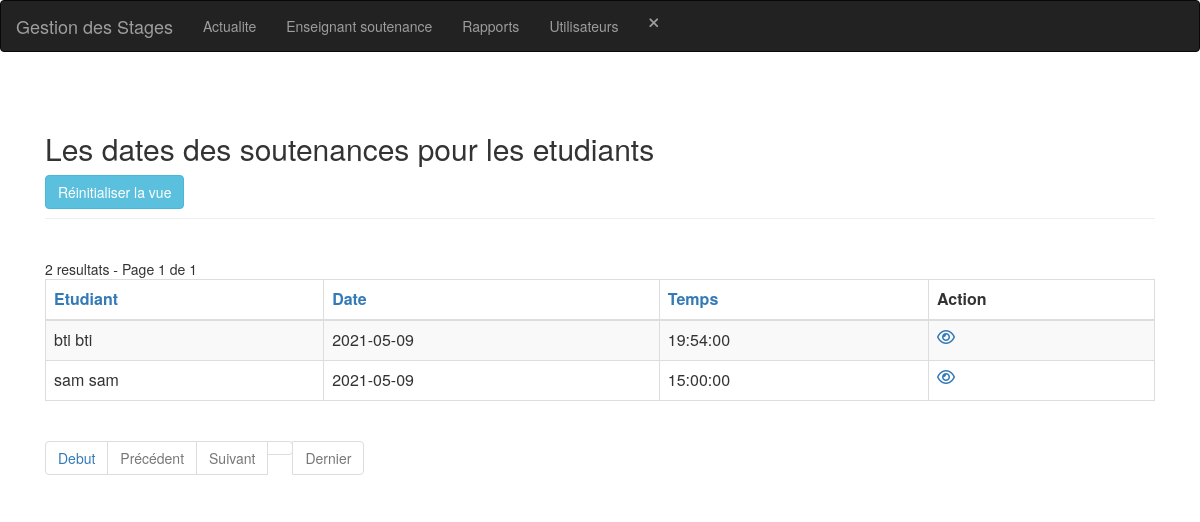
Screenshot of /etudiant_soutenance-index.php (signed in) with the database file from the repository.
### tables this page shows
CREATE TABLE IF NOT EXISTS `etudiant_soutenance` (
  `id` int(11) NOT NULL AUTO_INCREMENT,
  `id_etudiant` int(11) NOT NULL,
  `date` date NOT NULL,
  `temps` time NOT NULL,
  PRIMARY KEY (`id`),
  KEY `etudiant_soutenance_ibfk_1` (`id_etudiant`)
);

CREATE TABLE IF NOT EXISTS `utilisateur` (
  `id` int(11) NOT NULL AUTO_INCREMENT,
  `nom` varchar(30) NOT NULL,
  `prenom` varchar(30) NOT NULL,
  `tel` int(30) NOT NULL,
  `email` varchar(50) NOT NULL,
  `adresse` varchar(50) NOT NULL,
  `cin` varchar(10) NOT NULL,
  `login` varchar(30) NOT NULL,
  `pwd` varchar(30) NOT NULL,
  `approuver` int(11) NOT NULL,
  `type` int(11) NOT NULL,
  PRIMARY KEY (`id`),
  UNIQUE KEY `login` (`login`)
);

### config.php (called while the page is built, shortened)
<?php
$no_of_records_per_page = 8;

### function.php (called while the page is built, shortened)
<?php
function getEtudiantName($link, $id)
{
    $nom = '';
    $sql = "SELECT nom,prenom FROM utilisateur WHERE id = $id";
    if ($stmt = mysqli_prepare($link, $sql)) {
        if (mysqli_stmt_execute($stmt)) {
            $result = mysqli_stmt_get_result($stmt);
            if (mysqli_num_rows($result) == 1) {
                $row = mysqli_fetch_array($result, MYSQLI_ASSOC);
                $nom = $row["nom"] . ' ' . $row["prenom"];
            }
        }
    }
    return $nom;
}

### etudiant_soutenance-index.php (the view, shortened to what this page needs)
<?php
include_once('header.php');
include_once('navbar.php');
include_once('function.php');
?>
<section class="pt-5">
    <div class="container-fluid">
        <div class="row">
            <div class="col-md-12">
                <div class="page-header clearfix">
                    <h2 class="float-left">Les dates des soutenances pour les etudiants</h2>
                    <a href="etudiant_soutenance-index.php" class="btn btn-info float-right mr-2">Réinitialiser la vue</a>
                </div>
                <br>
                <?php
                require_once "config.php";
                $domain     = $_SERVER['HTTP_HOST'];
                $script   = $_SERVER['SCRIPT_NAME'];
                $parameters   = $_SERVER['QUERY_STRING'];
                $protocol = strpos(strtolower($_SERVER['SERVER_PROTOCOL']), 'https')
                    === FALSE ? 'http' : 'https';
                $currenturl = $protocol . '://' . $domain . $script . '?' . $parameters;
                if (isset($_GET['pageno'])) {
                    $pageno = $_GET['pageno'];
                } else {
                    $pageno = 1;
                }
                $offset = ($pageno - 1) * $no_of_records_per_page;
                $total_pages_sql = "SELECT COUNT(*) FROM etudiant_soutenance";
                $result = mysqli_query($link, $total_pages_sql);
                $total_rows = mysqli_fetch_array($result)[0];
                $total_pages = ceil($total_rows / $no_of_records_per_page);
                $order = 'id';
                $sort = 'desc';
                $sql = "SELECT * FROM etudiant_soutenance ORDER BY $order $sort LIMIT $offset, $no_of_records_per_page";
                $count_pages = "SELECT * FROM etudiant_soutenance";
                if (!empty($_GET['search'])) {
                    $search = ($_GET['search']);
                    $sql = "SELECT * FROM etudiant_soutenance
                            WHERE CONCAT (id_etudiant,date,temps)
                            LIKE '%$search%'
                            ORDER BY $order $sort
                            LIMIT $offset, $no_of_records_per_page";
                    $count_pages = "SELECT * FROM etudiant_soutenance
                            WHERE CONCAT (id_etudiant,date,temps)
                            LIKE '%$search%'
                            ORDER BY $order $sort";
                } else {
                    $search = "";
                }
                if ($result = mysqli_query($link, $sql)) {
                    if (mysqli_num_rows($result) > 0) {
                        if ($result_count = mysqli_query($link, $count_pages)) {
                            $total_pages = ceil(mysqli_num_rows($result_count) / $no_of_records_per_page);
                        }
                        $number_of_results = mysqli_num_rows($result_count);
                        echo " " . $number_of_results . " resultats - Page " . $pageno . " de " . $total_pages;
                        echo "<table class='table table-bordered table-striped'>";
                        echo "<thead>";
                        echo "<tr>";
                        echo "<th><a href=?search=$search&sort=&order=id_etudiant&sort=$sort>Etudiant</th>";
                        echo "<th><a href=?search=$search&sort=&order=date&sort=$sort>Date</th>";
                        echo "<th><a href=?search=$search&sort=&order=temps&sort=$sort>Temps</th>";
                        echo "<th>Action</th>";
                        echo "</tr>";
                        echo "</thead>";
                        echo "<tbody>";
                        while ($row = mysqli_fetch_array($result)) {
                            $nomm = getEtudiantName($link, $row['id_etudiant']);
                            echo "<tr>";
                            echo "<td>" . $nomm . "</td>";
                            echo "<td>" . $row['date'] . "</td>";
                            echo "<td>" . $row['temps'] . "</td>";
                            echo "<td>";
                            echo "<a href='etudiant_soutenance-read.php?id=" . $row['id'] . "' title='Afficher enregistrement' data-toggle='tooltip'><i class='far fa-eye'></i></a>";
                            echo "</td>";
                            echo "</tr>";
                        }
                        echo "</tbody>";
                        echo "</table>";
                ?>
                        <ul class="pagination" align-right>
                            <?php
                            $new_url = preg_replace('/&?pageno=[^&]*/', '', $currenturl);
                            ?>
                            <li class="page-item"><a class="page-link" href="<?php echo $new_url . '&pageno=1' ?>">Debut</a></li>
                            <li class="page-item <?php if ($pageno <= 1) {
                                                        echo 'disabled';
                                                    } ?>">
                                <a class="page-link" href="<?php if ($pageno <= 1) {
                                                                echo '#';
                                                            } else {
                                                                echo $new_url . "&pageno=" . ($pageno - 1);
                                                            } ?>">Précédent</a>
                            </li>
                            <li class="page-item <?php if ($pageno >= $total_pages) {
                                                        echo 'disabled';
                                                    } ?>">
                                <a class="page-link" href="<?php if ($pageno >= $total_pages) {
                                                                echo '#';
                                                            } else {
                                                                echo $new_url . "&pageno=" . ($pageno + 1);
                                                            } ?>">Suivant</a>
                            </li>
                            <li class="page-item <?php if ($pageno >= $total_pages) {
                                                        echo 'disabled';
                                                    } ?>">
                                <a class="page-item"><a class="page-link" href="<?php echo $new_url . '&pageno=' . $total_pages; ?>">Dernier</a>
                            </li>
                        </ul>
                <?php
                    } else {
                        echo "<p class='lead'><em>Aucun enregistrement n'a été trouvé.</em></p>";
                    }
                } else {
                    echo "ERROR: Could not able to execute $sql. " . mysqli_error($link);
                }
                ?>
            </div>
        </div>
    </div>
</section>
<?php
include_once('footer.php');
?>
</body>
</html>

### rows the page displays
etudiant_soutenance: id_etudiant.prenom "bti bti", date "2021-05-09", temps "19:54:00"
etudiant_soutenance: id_etudiant.prenom "sam sam", date "2021-05-09", temps "15:00:00"

### other values shown
$number_of_results "2"
$pageno "1"
$total_pages "1"
